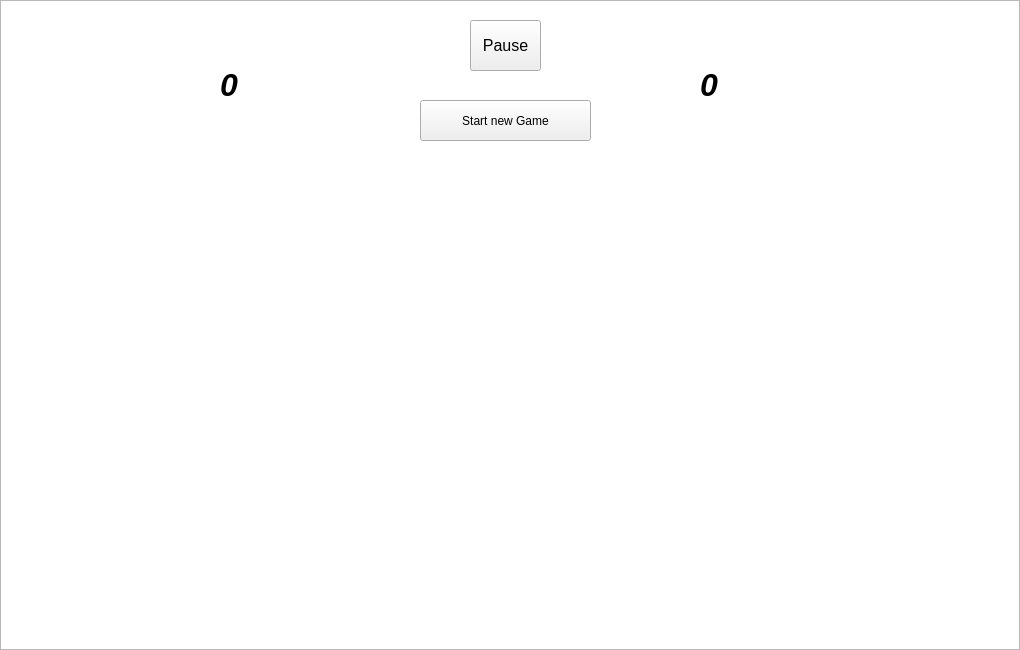
<?xml version="1.0" encoding="UTF-8"?>
<ui version="4.0">
 <class>GameScene</class>
 <widget class="QWidget" name="GameScene">
  <property name="geometry">
   <rect>
    <x>0</x>
    <y>0</y>
    <width>1020</width>
    <height>650</height>
   </rect>
  </property>
  <property name="windowTitle">
   <string>VolleyBall</string>
  </property>
  <property name="windowIcon">
   <iconset resource="recources.qrc">
    <normaloff>:/images/icon.ico</normaloff>:/images/icon.ico</iconset>
  </property>
  <widget class="QGraphicsView" name="graphicsView">
   <property name="geometry">
    <rect>
     <x>0</x>
     <y>0</y>
     <width>1020</width>
     <height>650</height>
    </rect>
   </property>
   <property name="acceptDrops">
    <bool>true</bool>
   </property>
   <property name="styleSheet">
    <string notr="true">background-image: url(:/images/ship1020.png);</string>
   </property>
  </widget>
  <widget class="QPushButton" name="startNewGame">
   <property name="geometry">
    <rect>
     <x>420</x>
     <y>100</y>
     <width>171</width>
     <height>41</height>
    </rect>
   </property>
   <property name="acceptDrops">
    <bool>false</bool>
   </property>
   <property name="text">
    <string>Start new Game</string>
   </property>
  </widget>
  <widget class="QPushButton" name="pauseGame">
   <property name="geometry">
    <rect>
     <x>470</x>
     <y>20</y>
     <width>71</width>
     <height>51</height>
    </rect>
   </property>
   <property name="font">
    <font>
     <pointsize>12</pointsize>
    </font>
   </property>
   <property name="acceptDrops">
    <bool>false</bool>
   </property>
   <property name="text">
    <string>Pause</string>
   </property>
  </widget>
  <widget class="QLabel" name="scorePlayer2">
   <property name="geometry">
    <rect>
     <x>700</x>
     <y>40</y>
     <width>466</width>
     <height>89</height>
    </rect>
   </property>
   <property name="font">
    <font>
     <pointsize>24</pointsize>
     <italic>true</italic>
     <bold>true</bold>
    </font>
   </property>
   <property name="text">
    <string>0</string>
   </property>
  </widget>
  <widget class="QLabel" name="scorePlayer1">
   <property name="geometry">
    <rect>
     <x>220</x>
     <y>40</y>
     <width>467</width>
     <height>89</height>
    </rect>
   </property>
   <property name="font">
    <font>
     <pointsize>24</pointsize>
     <italic>true</italic>
     <bold>true</bold>
    </font>
   </property>
   <property name="text">
    <string>0</string>
   </property>
  </widget>
  <widget class="QLabel" name="winLabel">
   <property name="geometry">
    <rect>
     <x>190</x>
     <y>160</y>
     <width>601</width>
     <height>61</height>
    </rect>
   </property>
   <property name="font">
    <font>
     <pointsize>28</pointsize>
    </font>
   </property>
   <property name="layoutDirection">
    <enum>Qt::LeftToRight</enum>
   </property>
   <property name="text">
    <string/>
   </property>
   <property name="alignment">
    <set>Qt::AlignCenter</set>
   </property>
  </widget>
  <zorder>graphicsView</zorder>
  <zorder>scorePlayer2</zorder>
  <zorder>winLabel</zorder>
  <zorder>scorePlayer1</zorder>
  <zorder>pauseGame</zorder>
  <zorder>startNewGame</zorder>
 </widget>
 <resources>
  <include location="recources.qrc"/>
 </resources>
 <connections/>
</ui>
